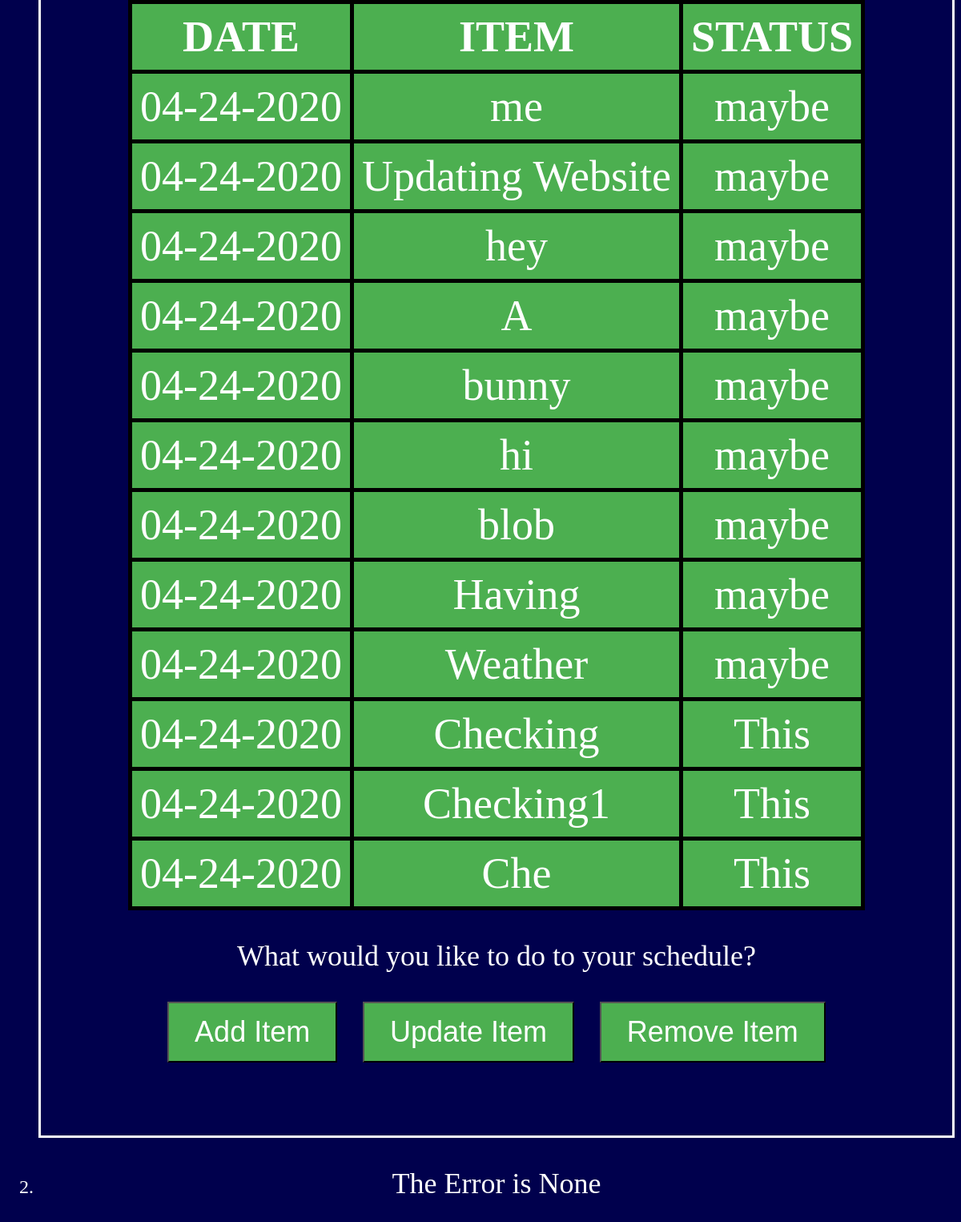
Page /projects (lower part) on the earlier database version.
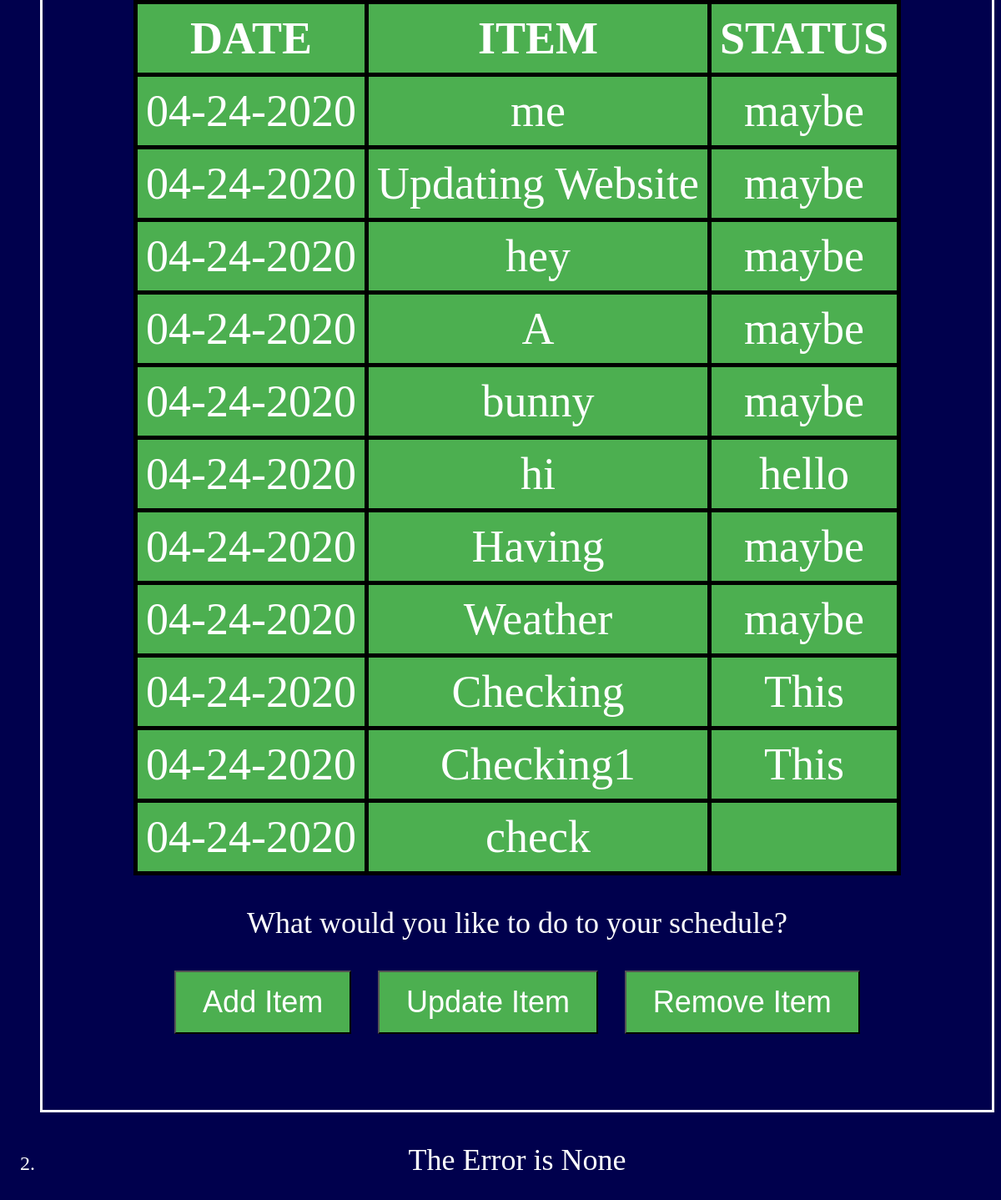
Same page on the later database version.
### tables this page shows
CREATE TABLE "items" (
    "item" TEXT NOT NULL,
    "status" TEXT NOT NULL, Date CURRENT_DATE,
    PRIMARY KEY("item")
);

### my_website.py (the view)
@app.route('/projects')
def projects():
    try:
        message = request.args['message']
    except:
        message = None
    all_items = get_all_items()
    return render_template(
        "projects_page.html",err=message,data=all_items["items"]
    )

### db/helper.py (called while the page is built)
def get_all_items():
    try:
        conn = sqlite3.connect(DB_PATH)
        c = conn.cursor()
        c.execute('select * from items')
        rows = c.fetchall()
        return { "count": len(rows), "items": rows }
    except Exception as e:
        print('Error: ', e)
        return None

### my_website.py (called while the page is built)
@app.route('/items/all')
def get_all_items():
    res_data = helper.get_all_items()
    response = Response(json.dumps(res_data), mimetype='application/json')
    return json.loads(json.dumps(res_data))

### templates/projects_page.html (shortened to what this page needs)
<!doctype html>
<html>
  <head>
    <link rel="stylesheet" href="{{ url_for('static', filename='css/project_style.css') }}">
  </head>
  <body>
    <ol>
      <li style="border-style: solid; color: white; padding-bottom: 37px">
        <div id="mySchedule" >
          <div>
            <table class="table">
              <tr>
                <th>DATE</th><th>ITEM</th><th>STATUS</th>
              </tr>
              {% for data in data %}
                <tr>
                  <td>{{data[2]}}</td><td>{{data[0]}}</td><td>{{data[1]}}</td>
                </tr>
              {% endfor %}
            </table>
          </div>
          <p>What would you like to do to your schedule?</p>
          <div class="container">
            <button class="button" type="button" onclick="addItem()">Add Item</button>
            <button class="button" type="button" onclick="updateItem()">Update Item</button>
            <button class="button" type="button" onclick="removeItem()">Remove Item</button>
          </div>
          <br><br>
        </div>
      </li>
      <li>
        <p>The Error is {{err}}</p>
      </li>
    </ol>
</body>
</html>

### static/css/project_style.css (style rules this page uses)
:root { --fontsize: 150%; --textcolor: white; }
body { background-color: #00004d; }
li { color: var(--textcolor); font-size: var(--fontsize); }
p { font-size:var(--fontsize); color: var(--textcolor); text-align: center; }
table { margin-left: auto; margin-right: auto; border-collapse: collapse; background-color: #4CAF50; }
th, td, tr { border: 5px solid black; font-size:var(--fontsize); color: var(--textcolor); text-align: center; padding: 10px; }
.button { display: block; margin: 0 auto; background-color: #4CAF50; color: white; padding: 15px 32px; text-align: center; text-decoration: none; font-size: var(--fontsize); cursor: pointer; }
.container { width: 75%; margin: 0 auto; display: flex; flex-direction: row; justify-content: center; }

Differences in the rows shown:
removed items: Date "04-24-2020", item "blob", status "maybe"
removed items: Date "04-24-2020", item "Che", status "This"
changed items "hi": status "maybe" → "hello"
added items: Date "04-24-2020", item "check"
